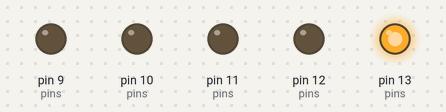
This sketch was run on a simulated Arduino Uno, built with avr-gcc and run on an emulated ATmega328P. Shown: output pins drawn as LEDs (lit = HIGH).

Above: at 0.2 s.
At 0.7 s:
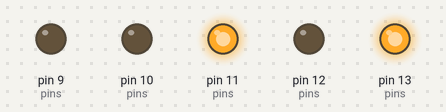
At 1.7 s:
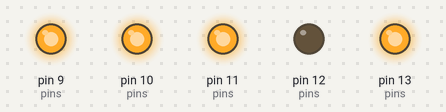
At 3.0 s:
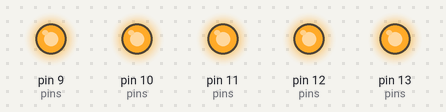
At 4.7 s:
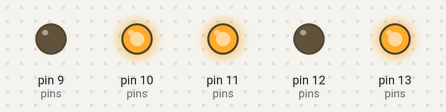
At 6.7 s:
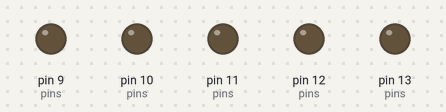
Timing chart, 0 to 9.8 s (numbered marks = the images above):
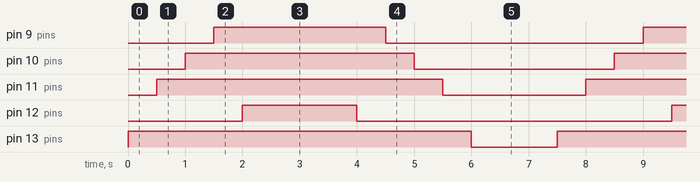

Measured:
- by itself, pin 9 (pins): alternates HIGH for 3.0 s and LOW for 4.5 s
- by itself, pin 10 (pins): alternates HIGH for 4.0 s and LOW for 3.5 s
- by itself, pin 11 (pins): alternates HIGH for 5.0 s and LOW for 2.5 s
- by itself, pin 12 (pins): alternates HIGH for 2.0 s and LOW for 5.5 s
- by itself, pin 13 (pins): alternates HIGH for 6.0 s and LOW for 1.5 s

The sketch:

lights.ino
```cpp
void setup() {
  pinMode(13, OUTPUT);
  pinMode(12, OUTPUT);
  pinMode(11, OUTPUT);
  pinMode(10, OUTPUT);
  pinMode(9, OUTPUT);
}

void on(int pin) {
  digitalWrite(pin, HIGH);
  delay(500);
}

void off(int pin) {
  digitalWrite(pin, LOW);
  delay(500);
}

void loop() {
  int pins[] = { 13, 11, 10, 9, 12 };

  for (int i = 0; i < 5; i++) {
    on(pins[i]);
  }
  delay(1000);
  for (int i = 5; i >= 0; i--) {
    off(pins[i]);
  }
  delay(1000);

    /*
  on(13);
  on(11);
  on(10);
  on(9);
  on(12);

  digitalWrite(13, HIGH);
  delay(500);
  digitalWrite(11, HIGH);
  delay(500);
  digitalWrite(10, HIGH);
  delay(500);
  digitalWrite(9, HIGH);
  delay(500);
  digitalWrite(12, HIGH);

  delay(1000);
  off(12);
  off(9);
  off(10);
  off(11);
  off(13);

  digitalWrite(12, LOW);
  delay(500);
  digitalWrite(9, LOW);
  delay(500);
  digitalWrite(10, LOW);
  delay(500);
  digitalWrite(11, LOW);
  delay(500);
  digitalWrite(13, LOW);

  delay(1000);
  */
}
```
